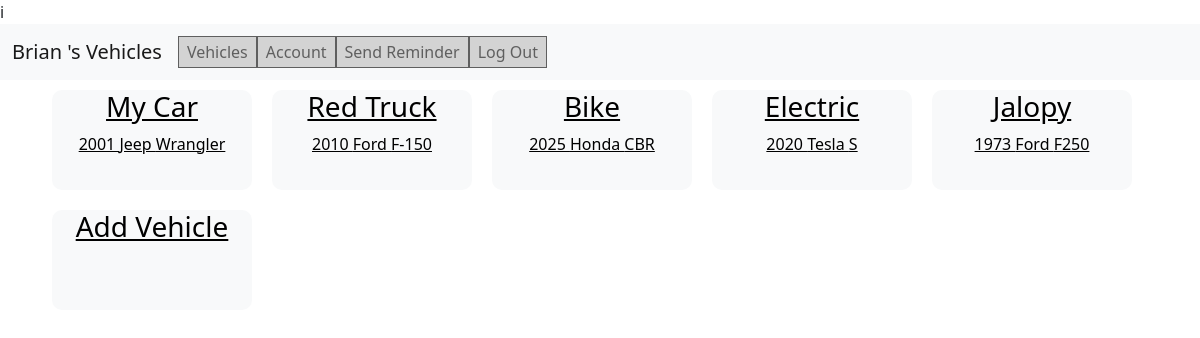
/user/home (signed in), run on an earlier commit of the app's database.
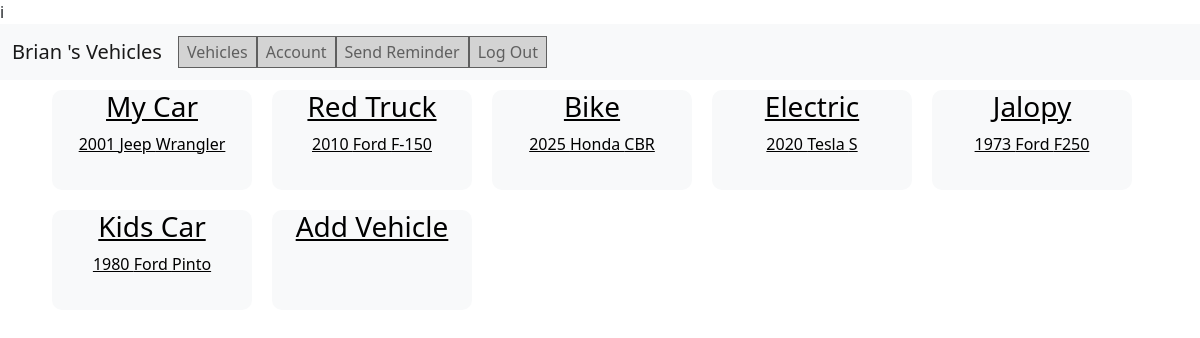
And on a later commit of the database.
### models.py (models this page shows)
class User(UserMixin, db.Model):
    id = db.Column(db.Integer, primary_key=True)
    email = db.Column(db.String(100), unique=True)
    password = db.Column(db.String(128))
    name = db.Column(db.String(50))
    vehicles = db.relationship('Vehicle')
    monthly_email = db.Column(db.Boolean)

class Vehicle(db.Model):
    id = db.Column(db.Integer, primary_key=True)
    name = db.Column(db.String(30))
    year = db.Column(db.Integer)
    make = db.Column(db.String(40))
    model = db.Column(db.String(50))
    user_id = db.Column(db.Integer, db.ForeignKey('user.id'))
    tasks = db.relationship("Task")

### main.py (the view)
@app.route('/user/home')
@login_required
def home():
    vehicles = Vehicle.query.filter_by(user_id=current_user.id).all()
    return render_template('home.html', vehicles=vehicles)

### main.py (called while the page is built)
@login_manager.user_loader
def load_user(user_id):
    return User.query.get(int(user_id))

### templates/home.html
{% extends "base.html" %}
{% block content %}
<div class="container">
        {%  for vehicle in vehicles %}
            <div class="bg-light vehicle">
                <a href="{{ url_for('vehicle_detail', v_id=vehicle.id) }}">
                    <h3>{{ vehicle.name }}</h3>
                    {{ vehicle.year }} {{  vehicle.make }} {{ vehicle.model }}
                </a>
            </div>
        {%  endfor %}
                <a href="{{ url_for('add_vehicle') }}" class="vehicle bg-light">
                    <h3>Add Vehicle</h3>
                </a>
</div>
{% endblock %}

### templates/base.html (shortened to what this page needs)
<!DOCTYPE html>
<html lang="en">
<head>
    <link href="https://cdn.jsdelivr.net/npm/bootstrap@5.0.0-beta1/dist/css/bootstrap.min.css"
          rel="stylesheet"
>
    <link rel="stylesheet" href="{{ url_for('static', filename='css/style.css') }}">
</head>
<body>
    <nav class="navbar navbar-expand-lg navbar-light bg-light">
        <div class="container-fluid">
            {%  if current_user.is_authenticated %}
                <a class="navbar-brand"
                   href="{{ url_for('home') }}">
                    {{ current_user.name }}'s Vehicles</a>
                <div class="collapse navbar-collapse" id="navbarSupportedContent">
                    <ul class="navbar-nav me-auto mb-2 mb-lg-0">
                        <li class="nav-item">
                            <a class="nav-link link" aria-current="page"
                               href="{{  url_for('home' ) }}">Vehicles</a>
                        </li>
                        <li class="nav-item">
                            <a class="nav-link link" aria-current="page"
                               href="{{  url_for('user_edit' ) }}">Account</a>
                        </li>
                        <li class="nav-item">
                            <a class="nav-link link" aria-current="page"
                               href="{{  url_for('send_mail' ) }}">Send Reminder</a>
                        </li>
                        <li class="nav-item">
                            <a class="nav-link link"
                               href="{{  url_for('logout') }}">Log Out</a>
                        </li>
                    </ul>
                </div>
            {%  endif %}
        </div>
    </nav>
    <div class="container-flex">
        {% block content %}
        {% endblock %}
    </div>
</body>
</html>

### static/css/style.css (style rules this page uses)
body { background-image: url("/static/imgs/background.jpg"); }
a { color: black; }
.vehicle { height: 100px; width: 200px; margin-top:10px; float: left; margin: 10px; border-radius: 10px; text-align: center; }
.link { background-color: lightgray; border: 1px solid; padding: 3px; color: black; }

What changed in the data, as far as the page shows it:
added Vehicle: name "Kids Car", year "1980", make "Ford", model "Pinto"
